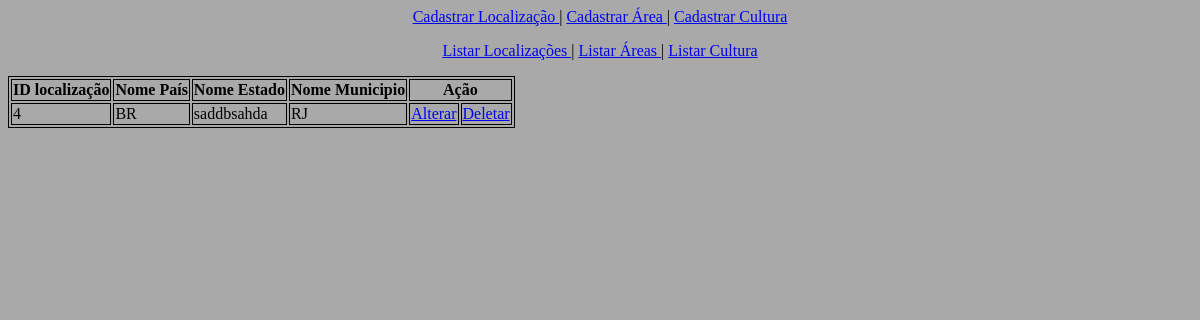
The page /listar_localizacao.php on the database as committed earlier.
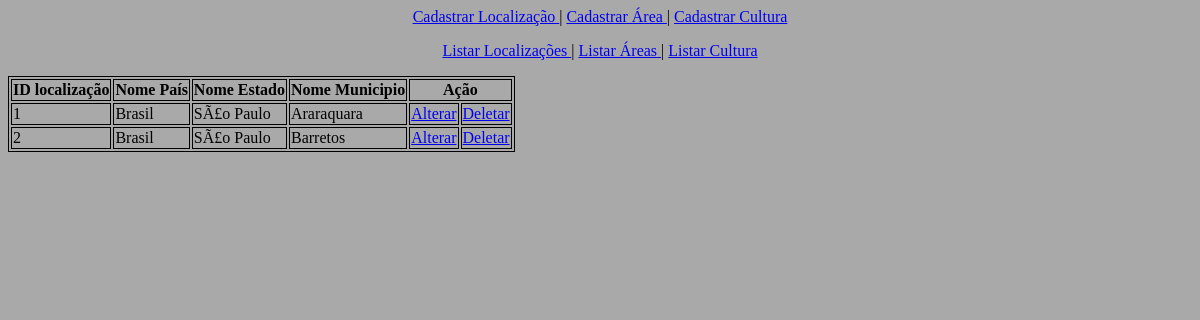
The same page on the database as committed later.
### tables this page shows
CREATE TABLE IF NOT EXISTS `localizacao` (
  `ID_localizacao` int(5) NOT NULL AUTO_INCREMENT,
  `pais` varchar(50) NOT NULL,
  `estado` varchar(50) NOT NULL,
  `municipio` varchar(50) NOT NULL,
  PRIMARY KEY (`ID_localizacao`),
  KEY `ID_localizacao` (`ID_localizacao`),
  KEY `ID_localizacao_2` (`ID_localizacao`),
  KEY `ID_localizacao_3` (`ID_localizacao`)
);

### listar_localizacao.php (the view, shortened to what this page needs)
<?php
	include "funcao.php";
?>
<html>
	<head>
		<link rel="stylesheet" href="estilos.css"/>
	</head>
	<body class="corpo">
		<?php
			menu();
			lista();
		?>
		<table class="table">
			<thead>
				<tr>
					<th>ID localização</th>
					<th>Nome País</th>
					<th>Nome Estado</th>
					<th>Nome Municipio</th>
					<th colspan="2">Ação</th>
				</tr>
			</thead>
			<tbody>
				<?php
					include "conexao.php";
					$select = "select * from localizacao order by ID_localizacao";
					$resultado = mysqli_query($link, $select) or die(mysqli_error($link));
					while($linha = mysqli_fetch_array($resultado)){
						echo "<tr class='tr'>";
							echo "<td>" . $linha["ID_localizacao"] . "</td>";
							echo "<td>" . $linha["pais"] . "</td>";
							echo "<td>" . $linha["estado"] . "</td>";
							echo "<td>" . $linha["municipio"] . "</td>";
							echo "<td><a href='form_alterar_localizacao.php?ID_localizacao=". $linha["ID_localizacao"] . "'>Alterar</a></td>";
							echo "<td><a href='remove_localizacao.php?ID_localizacao=". $linha["ID_localizacao"] . "'>Deletar</a></td>";
						echo "</tr>";
					}
				?>
			</tbody>
		</table>
	</body>
</html>

### funcao.php
<?php
	function menu(){
		?>
			<p class="link">
				<a href="form_localizacao.php"> Cadastrar Localização </a> |
				<a href="form_area.php"> Cadastrar Área </a> |
				<a href="form_cultura.php"> Cadastrar Cultura </a>
			</p>
		<?php
	}
	function lista(){
		?>
			<p class="link">
				<a href="listar_localizacao.php"> Listar Localizações </a> |
				<a href="listar_area.php"> Listar Áreas </a> |
				<a href="listar_cultura.php"> Listar Cultura </a>
			</p>
		<?php
	}
?>

### estilos.css (style rules this page uses)
.corpo { background-color: #A9A9A9; }
.link { text-align: center; }
.table { border: 1px solid black; }
table td, table th { border: 1px solid black; }

Rows that differ between the two databases and show on the page:
removed localizacao: ID_localizacao "4", pais "BR", estado "saddbsahda", municipio "RJ"
added localizacao: ID_localizacao "1", pais "Brasil", estado "SÃ£o Paulo", municipio "Araraquara"
added localizacao: ID_localizacao "2", pais "Brasil", estado "SÃ£o Paulo", municipio "Barretos"
